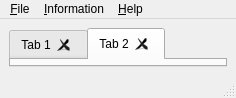
<?xml version="1.0" encoding="UTF-8"?>
<ui version="4.0">
 <class>iintplus</class>
 <widget class="QMainWindow" name="iintplus">
  <property name="geometry">
   <rect>
    <x>0</x>
    <y>0</y>
    <width>236</width>
    <height>98</height>
   </rect>
  </property>
  <property name="windowTitle">
   <string>ADAPT iint+</string>
  </property>
  <widget class="QWidget" name="centralwidget">
   <layout class="QGridLayout" name="gridLayout">
    <item row="0" column="0">
     <layout class="QHBoxLayout" name="horizontalLayout">
      <item>
       <layout class="QVBoxLayout" name="verticalLayout">
        <property name="sizeConstraint">
         <enum>QLayout::SetFixedSize</enum>
        </property>
       </layout>
      </item>
     </layout>
    </item>
    <item row="0" column="1">
     <widget class="QTabWidget" name="imageTabs">
      <property name="sizePolicy">
       <sizepolicy hsizetype="Expanding" vsizetype="Expanding">
        <horstretch>5</horstretch>
        <verstretch>0</verstretch>
       </sizepolicy>
      </property>
      <property name="tabShape">
       <enum>QTabWidget::Rounded</enum>
      </property>
      <property name="currentIndex">
       <number>1</number>
      </property>
      <property name="documentMode">
       <bool>false</bool>
      </property>
      <property name="tabsClosable">
       <bool>true</bool>
      </property>
      <property name="movable">
       <bool>true</bool>
      </property>
      <widget class="QWidget" name="tab">
       <attribute name="title">
        <string>Tab 1</string>
       </attribute>
      </widget>
      <widget class="QWidget" name="tab_2">
       <attribute name="title">
        <string>Tab 2</string>
       </attribute>
      </widget>
     </widget>
    </item>
   </layout>
  </widget>
  <widget class="QMenuBar" name="menubar">
   <property name="geometry">
    <rect>
     <x>0</x>
     <y>0</y>
     <width>236</width>
     <height>19</height>
    </rect>
   </property>
   <widget class="QMenu" name="menuFile">
    <property name="title">
     <string>&amp;File</string>
    </property>
    <addaction name="actionNew"/>
    <addaction name="actionOpen_file"/>
    <addaction name="actionSave_file"/>
    <addaction name="separator"/>
    <addaction name="actionExit"/>
   </widget>
   <widget class="QMenu" name="menu_Information">
    <property name="title">
     <string>&amp;Information</string>
    </property>
    <addaction name="action_Config_File"/>
    <addaction name="action_Spec_File"/>
    <addaction name="action_Fit_Results"/>
    <addaction name="action_Results_File"/>
   </widget>
   <widget class="QMenu" name="menu_Help">
    <property name="title">
     <string>&amp;Help</string>
    </property>
   </widget>
   <addaction name="menuFile"/>
   <addaction name="menu_Information"/>
   <addaction name="menu_Help"/>
  </widget>
  <widget class="QStatusBar" name="statusbar"/>
  <action name="actionOpen_file">
   <property name="text">
    <string>Open config file</string>
   </property>
   <property name="shortcut">
    <string>Ctrl+O</string>
   </property>
  </action>
  <action name="actionNew">
   <property name="text">
    <string>New</string>
   </property>
   <property name="shortcut">
    <string>Ctrl+N</string>
   </property>
  </action>
  <action name="actionSave_file">
   <property name="text">
    <string>Save config file</string>
   </property>
   <property name="shortcut">
    <string>Ctrl+S</string>
   </property>
  </action>
  <action name="actionExit">
   <property name="text">
    <string>Exit</string>
   </property>
   <property name="shortcut">
    <string>Ctrl+Q</string>
   </property>
  </action>
  <action name="action_Config_File">
   <property name="text">
    <string>&amp;Config File</string>
   </property>
  </action>
  <action name="action_Spec_File">
   <property name="text">
    <string>&amp;Spec File</string>
   </property>
  </action>
  <action name="action_Fit_Results">
   <property name="text">
    <string>&amp;Fit Results</string>
   </property>
  </action>
  <action name="action_Output_File">
   <property name="text">
    <string>&amp;Output File</string>
   </property>
  </action>
  <action name="action_Results_File">
   <property name="text">
    <string>&amp;Results File</string>
   </property>
  </action>
 </widget>
 <resources/>
 <connections/>
</ui>
